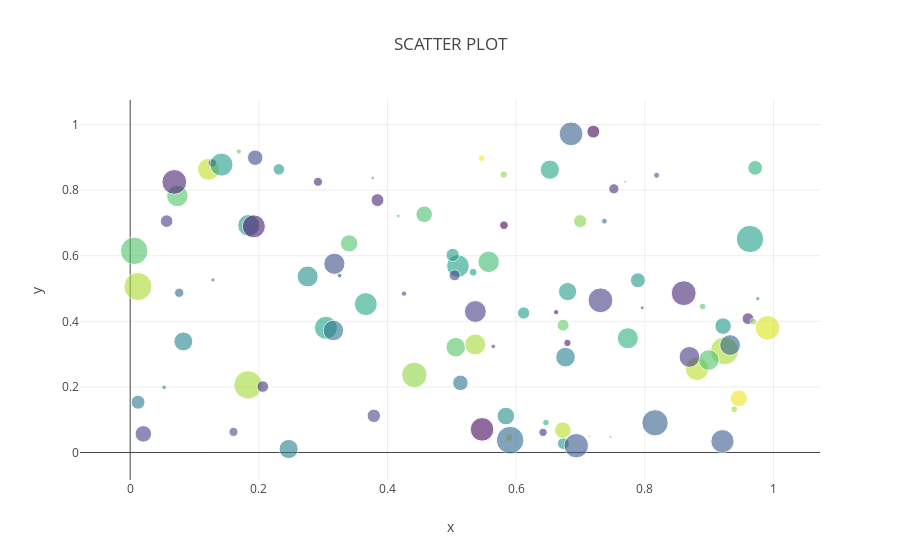

Notebook code for this chart:
### Code cell
fig = go.Figure(layout=layout)

fig.add_scatter(x=x,
                y=y,
                mode='markers',
                hovertext=ids,
                marker={'size': sz,
                        'color': colors,
                        'opacity': 0.6,
                        'colorscale': 'Viridis'})
iplot(fig)
